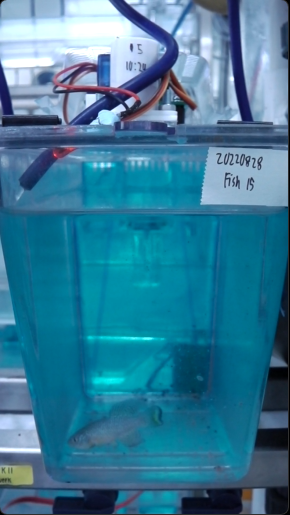
#> input picture d48_65_s1.png, 290 x 515 px, found by its file name
$ jupyter execute --allow-errors led_tracker.ipynb   (shell and % lines are left out)   (text cells are left out)
#> lines starting #> are read from the running program, lines starting #| are printed output that depends on the picture; after the words box and inside, x2 and y2 are one past the last pixel; in counts of white or black regions, pixels touching at a corner belong together; pictures that were not available may be replaced by others from this repository, and a replacement may not be noted
[cell 1]
from skimage import measure, color
import numpy as np
import argparse
import imutils
import cv2
import matplotlib.pyplot as plt
from pathlib import Path
from tqdm import tqdm

[cell 2]
led_img= "C:\\Users\\arite\\Desktop\\ASM RA\\ASM_Killifish_repo\\d48_65_s1.png"
no_led_img = "/Users/asmlabuser1/Scripts_Ari/no_led.png"

[cell 3]
led = cv2.cvtColor(cv2.imread(led_img), cv2.COLOR_BGR2RGB)
# no_led = cv2.cvtColor(cv2.imread(no_led_img), cv2.COLOR_BGR2RGB)
plt.imshow(led)

[cell 4]
print(led[0][0]) #pixel of normal image
#| [0 0 0]
led_LAB = color.rgb2lab(led)
#> led_LAB: shape (515, 290, 3) float64; mean of channels 0, 1, 2 48.5, -8, -20.9
# led_LAB = led
print(led_LAB[0][0])
#| [0. 0. 0.]

[cell 5]
pixels = []
for i,y in enumerate(led_LAB):
    for j, x in enumerate(y):
        if x[0] > 35 and x[1] > 25 and -20<x[2]<40:
            pixels.append([i,j])
#> after the loop, pixels = 249 pairs, first value 68 to 157, second value 53 to 161
pixels_np = np.asarray(pixels)
#> pixels_np has the same summary as pixels
print(pixels_np)
#> (printed output is left out)

[cell 6]
mask = np.zeros((len(led), len(led[0])))
#> mask: shape (515, 290) float64; every value is 0
for [i,j] in pixels:
    mask[i][j] = 255
#> this loop made 249 passes
#> (i, j) on passes 1 to 3: (68, 68), (68, 69), (68, 70)
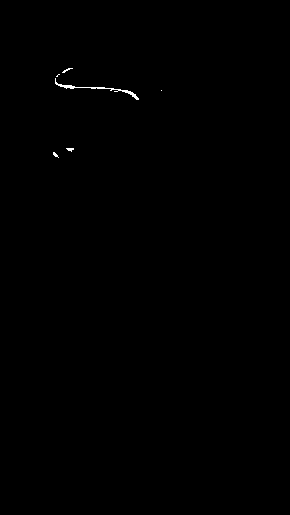
#> mask: shape (515, 290) float64; 0.17% white in thin lines or dots, all inside (x1, y1, x2, y2) = (53, 68, 162, 158)
plt.imshow(mask)

#> (a cell that did not finish here is left out)

#> (a cell that did not finish here is left out)

[cell 9]
pixels_no = []
#> (the rest of this cell did not finish here and is left out)

[cell 10]
mask_no = np.zeros((1000,1600))
for [i,j] in pixels_no:
    mask_no[i][j] = 255
plt.imshow(mask_no)
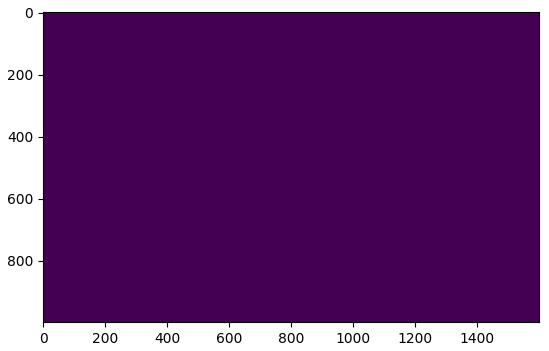
#> figure drawn by matplotlib, 1 panel

[cell 11]
mask_no2 = cv2.erode(mask_no, None, iterations=3)
mask_no2 = cv2.dilate(mask_no2, None, iterations=8)
plt.imshow(mask_no2)

[cell 12]
led_img= "C:\\Users\\arite\\Desktop\\ASM RA\\ASM_Killifish_repo\\f1_noled.png"

led_LAB = cv2.cvtColor(cv2.imread(led_img), cv2.COLOR_BGR2LAB)
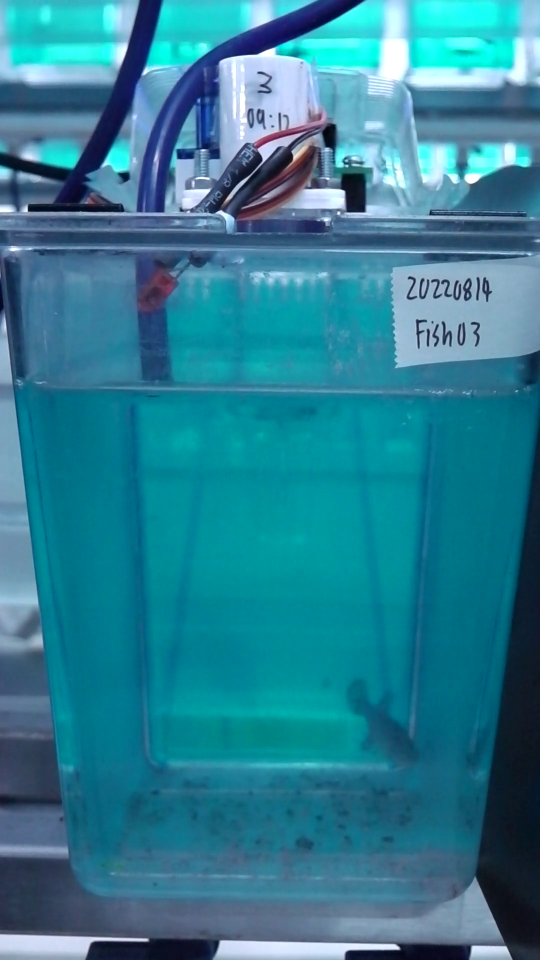
#> input picture f1_noled.png, 1080 x 1920 px, found by its file name (shown at 1/2 size)
#> led_LAB: shape (1920, 1080, 3); mean of channels 0, 1, 2 125.3, 114.2, 109.8
# led_LAB = color.rgb2lab(led)
plt.imshow(led_LAB)
and_mask = np.logical_and(led_LAB[:, :, 0] > 25, led_LAB[:, :, 1] > 25)
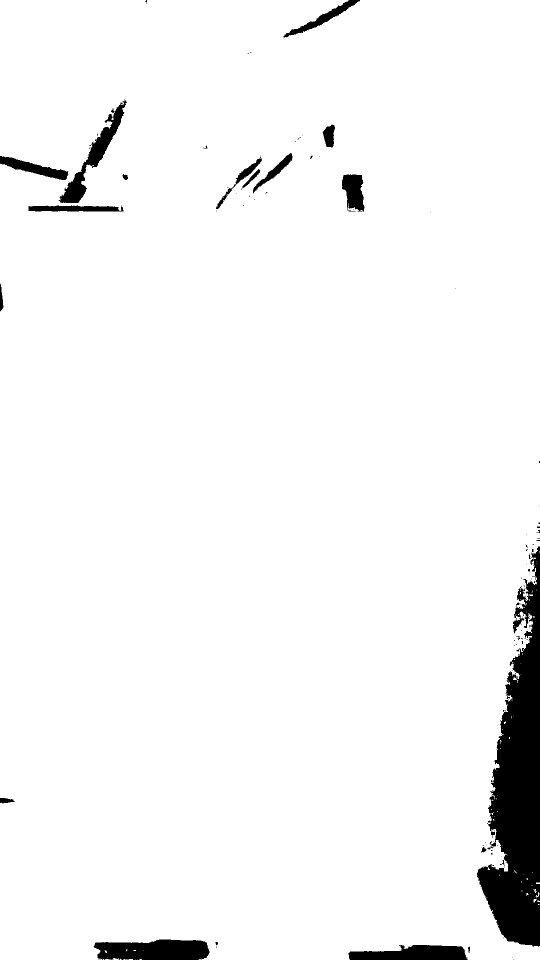
#> and_mask: shape (1920, 1080) bool (shown at 1/2 size); 95.8% white; 123 black regions (97 under 20 px), largest, box (x1, y1, x2, y2) and area: (954, 1093, 1080, 1893) 54292, (187, 1879, 419, 1920) 8018, (697, 1890, 935, 1920) 5438
and_mask = np.logical_and(and_mask, np.logical_and(led_LAB[:, :, 2] > -20, led_LAB[:, :, 2] < 40))
#> and_mask: shape (1920, 1080) bool; every value is 0
pixels = np.argwhere(and_mask)
#> pixels = empty array

mask_bg = np.zeros((len(led_LAB), len(led_LAB[0])))
#> mask_bg: shape (1920, 1080) float64; every value is 0
mask_bg[pixels[:, 0], pixels[:, 1]] = 255

# mask2 = cv2.dilate(mask_bw, None, iterations=3)
# mask_bg = cv2.erode(mask2, None, iterations=5)

plt.imshow(mask_bg)

[cell 13]
# %%timeit

led_img= "C:\\Users\\arite\\Desktop\\ASM RA\\ASM_Killifish_repo\\f1_led.png"
no_led_img = "C:\\Users\\arite\\Desktop\\ASM RA\\ASM_Killifish_repo\\f1_noled.png"
# [17 lines of commented-out code are left out]
#> (the rest of this cell did not finish here and is left out)

[cell 14]
vid_path=Path("./data/videos/")
# capture = cv2.VideoCapture(vid_path)
vid_list = list(vid_path.glob("*.mp4"))
# video = cv2.VideoCapture("d48_65_S1.mp4")
print(vid_list)
LED_times = [["name", "start time(s)", "end time(s)"]]
print(LED_times)

out_path = Path("./data/output/")
vis = False

[cell 15]
def get_timestamps(timestamps, debug = False):
    first_timestamp = None
    last_timestamp = None
    time_difference = 0
    final_timestamps = []
    for i, timestamp in enumerate(timestamps):
        if i == 0:
            first_timestamp = i
        else:
            time_difference += timestamp - timestamps[i - 1]
            print(f"time difference is {time_difference}") if debug else None

            if time_difference > 2500 and time_difference < 6000:
                last_timestamp = i
                print(f"replacing last timestamp to {timestamps[i]}") if debug else None

            elif time_difference >= 6000:
                if last_timestamp>first_timestamp:
                    print(f"replacing first timestamp with {timestamps[i]}, appending {timestamps[first_timestamp], timestamps[last_timestamp]}") if debug else None
                    final_timestamps.append([first_timestamp, last_timestamp])
                first_timestamp = i
                time_difference = 0

    if time_difference > 2500 and time_difference <6000 and [first_timestamp, last_timestamp] not in final_timestamps:
        final_timestamps.append([first_timestamp, last_timestamp])
        print(f"appending final timestamps {first_timestamp, last_timestamp}") if debug else None

    return final_timestamps

[cell 16]
def create_mask(frame):
  frame_LAB = cv2.cvtColor(cv2.GaussianBlur(frame,(5,5),0), cv2.COLOR_BGR2Lab)
  lower_threshold = (27*2.55, 25+128, -20+128)
  upper_threshold = (100*2.55, 128+128, 40+128)
  mask = cv2.inRange(frame_LAB, lower_threshold, upper_threshold)
  return mask

def process_video(video_path):
  video = cv2.VideoCapture(str(video_path))
  print(video_path.name)

  vis = True
  total_frames = int(video.get(cv2.CAP_PROP_FRAME_COUNT))
  progress_bar = tqdm(total=total_frames)

  time_for_video=[]
  bg = True
  mask_bg = []

  # Read until video is completed
  while(video.isOpened()):
    # Capture frame-by-frame
    ret, frame = video.read()
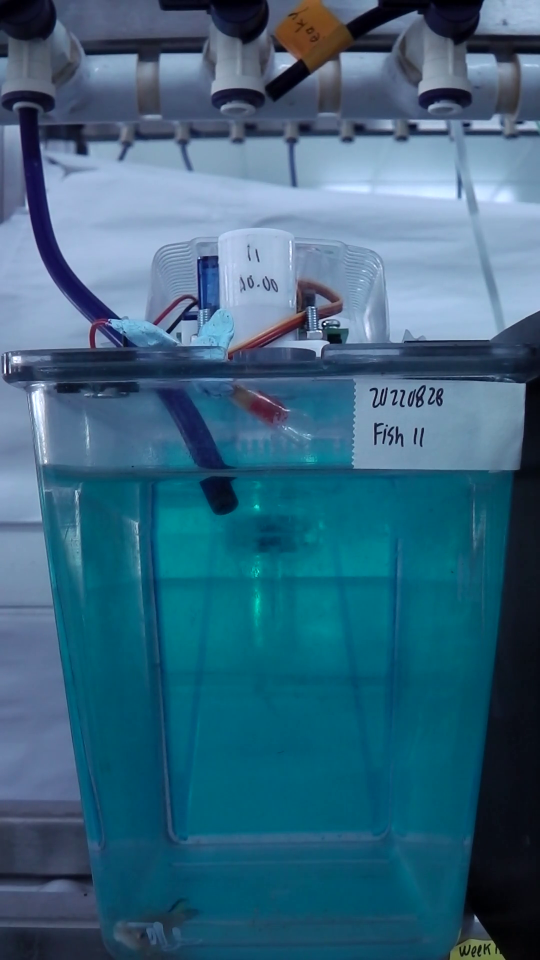
#> input picture vlcsnap-2023-01-01-14h10m35s406.png, 1080 x 1920 px, given in place of 156_M.mp4, which was not available (shown at 1/2 size)
#> frame is the input picture: shape (1920, 1080, 3); mean B, G, R 126.9, 101.7, 56

    if bg == True and ret == True:
      mask_bg = create_mask(frame)
#> in create_mask, `frame_LAB = cv2.cvtColor(cv2.GaussianBlur(frame,(5,5),0), cv2.COLOR_BG..`: frame_LAB: shape (1920, 1080, 3); mean of channels 0, 1, 2 104.1, 122.8, 110.2
#> in create_mask, `mask = cv2.inRange(frame_LAB, lower_threshold, upper_threshold)`:
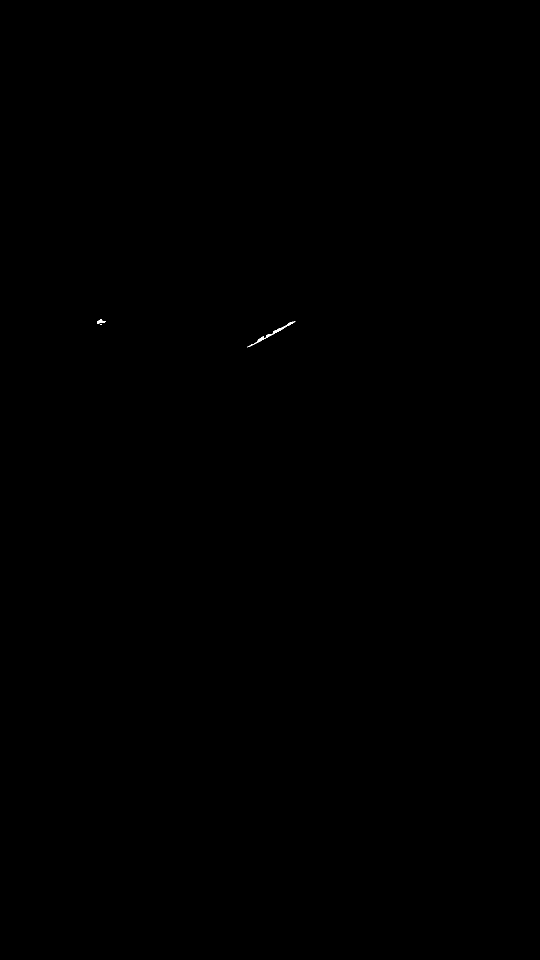
#> mask: shape (1920, 1080) (shown at 1/2 size); 0.02% white; 5 white regions (3 under 20 px), largest, box (x1, y1, x2, y2) and area: (495, 643, 591, 695) 350, (194, 641, 211, 647) 74
      bg = False
      if vis == True:
        cv2.imshow(f'{video_path.name} bg',mask_bg)
    if ret == True:
      # Press Q on keyboard to  exit, for visualization
      if cv2.waitKey(25) & 0xFF == ord('q'):
#> (key q is pressed here)
        break

      mask_frame = create_mask(frame)
      mask_bw = mask_frame - mask_bg
      # print(time_for_video)
      #find number of non-zero pixels and print timestamp and pixels count if nonzero pixels > 2500
      if np.count_nonzero(mask_bw) > 2500:


        time_for_video.append(video.get(cv2.CAP_PROP_POS_MSEC))
        # print(min(time_for_video))
        # print timestamp of video frame
        # print(video.get(cv2.CAP_PROP_POS_MSEC))
        # EXPERIMENT IF ERODE AND DILATE IS NEEDED
        if vis == True:
          mask_dilate = cv2.dilate(mask_bw, None, iterations=3)
          mask_erode = cv2.erode(mask_dilate, None, iterations=4)
          cv2.imshow(f'{video_path.name} mask',mask_erode)
      progress_bar.update(1)
    # Break the loop
    else:
      break

  LED_times.append([video_path.name, min(time_for_video)/1000, max(time_for_video)/1000])
  # When everything done, release the video capture object, progress bar, and close frames

  video.release()
  progress_bar.close()
  cv2.destroyAllWindows()
  return time_for_video


# np.savetxt(out_path + "LED_times.csv",LED_times, delimiter=',', fmt = ["%s","%.2f", "%.2f"] )

#> (a cell that did not finish here is left out)

#> (a cell that did not finish here is left out)

#> (a cell that did not finish here is left out)

#> (a cell that did not finish here is left out)

[cell 21]
print(LED_times)
# print(time_for_video)
#> (the rest of this cell did not finish here and is left out)

[cell 22]
np.savetxt(Path(out_path, "LED_times.csv"),LED_times, delimiter=',', fmt = "%s" )

#> (a cell that did not finish here is left out)

[cell 24]
# No LED found in ['146_M.mp4', '157_S.mp4', '153_S.mp4', '147_S.mp4', '144_F.mp4'] as none were present kinda vibe
# ones malfunction due to the higher threshold 148_t (not working at 25 also), 148_s, 159_m
# 147_F, 148_F is too jerky --> too many events (147_M moves at 10s)
# improved due to threshold 150_t 156_m 150_m (also code)
# improved due to delayed bg 148_t 148_s 159_m 154_f 156_m
# ?? 156_F - drifts after 10s, but led event is from 0?
# 152_S dunno how it got fixed, no detection to detection even tho increased threshold? maybe the delayed mask helped?
# troubleshoot from main

[cell 25]
# for trying individual videos
import scripts.LED_times as LED_times_py
from pathlib import Path
LED_times = [["name", "start time(s)", "end time(s)", "start frame", "end frame"]]

problem_vids = {'Too many LED events': [], 'LED not observed': []}
debug = True
vis = False
max_LED = 2
video_path = Path("/Users/asmlabuser1/Scripts_Ari/data/videos/143-160/problem_vids/148_S.mp4")
#> (the rest of this cell did not finish here and is left out)

[cell 26]
# %%timeit
def create_mask(frame):
    frame_LAB = cv2.cvtColor(cv2.GaussianBlur(frame,(5,5),0), cv2.COLOR_BGR2Lab)
    lower_threshold = (0, 25+128, -20+128)
    upper_threshold = (100*2.55, 128+128, 40+128)
    mask_color = cv2.inRange(frame_LAB, lower_threshold, upper_threshold)
#> mask_color: shape (1920, 1080); 0.07% white; 9 white regions (3 under 20 px), largest, box (x1, y1, x2, y2) and area: (495, 641, 599, 696) 758, (519, 814, 540, 832) 163, (194, 639, 211, 650) 137, (506, 806, 519, 820) 123, (311, 620, 338, 647) 116, (182, 665, 188, 688) 88

    # Calculate histogram of grayscale frame
    hist = cv2.calcHist([frame_LAB], [0], mask_color, [256], [0,256])
#> hist = 256 values, max 101 at index 48, min 0 at index 0, mean 5.46
    min_val, max_val, min_loc, max_loc = cv2.minMaxLoc(hist)
#> min_val = 0; max_val = 101; min_loc = (0, 0); max_loc = (0, 48)
    threshold = max_loc[1]
#> threshold = 48
    print(max_loc)
#| (0, 48)
    print('threshold', threshold)
#| threshold 48

    # [5 lines of commented-out code are left out]
